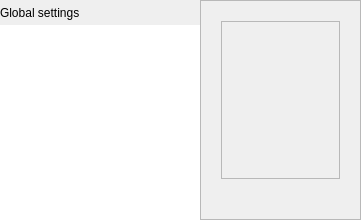
<?xml version="1.0" encoding="UTF-8"?>
<ui version="4.0">
 <class>RgSettingsTab</class>
 <widget class="QWidget" name="RgSettingsTab">
  <property name="geometry">
   <rect>
    <x>0</x>
    <y>0</y>
    <width>361</width>
    <height>220</height>
   </rect>
  </property>
  <property name="minimumSize">
   <size>
    <width>300</width>
    <height>200</height>
   </size>
  </property>
  <property name="windowTitle">
   <string>Settings</string>
  </property>
  <property name="autoFillBackground">
   <bool>false</bool>
  </property>
  <property name="styleSheet">
   <string notr="true"/>
  </property>
  <layout class="QHBoxLayout" name="horizontalLayout">
   <property name="spacing">
    <number>0</number>
   </property>
   <property name="leftMargin">
    <number>0</number>
   </property>
   <property name="topMargin">
    <number>0</number>
   </property>
   <property name="rightMargin">
    <number>0</number>
   </property>
   <property name="bottomMargin">
    <number>0</number>
   </property>
   <item>
    <widget class="QFrame" name="leftFrame">
     <property name="minimumSize">
      <size>
       <width>200</width>
       <height>0</height>
      </size>
     </property>
     <property name="frameShape">
      <enum>QFrame::NoFrame</enum>
     </property>
     <property name="frameShadow">
      <enum>QFrame::Raised</enum>
     </property>
     <layout class="QVBoxLayout" name="verticalLayout_3">
      <property name="spacing">
       <number>0</number>
      </property>
      <property name="leftMargin">
       <number>0</number>
      </property>
      <property name="topMargin">
       <number>0</number>
      </property>
      <property name="rightMargin">
       <number>0</number>
      </property>
      <property name="bottomMargin">
       <number>0</number>
      </property>
      <item>
       <widget class="QLabel" name="globalSettingsLabel">
        <property name="sizePolicy">
         <sizepolicy hsizetype="Fixed" vsizetype="Fixed">
          <horstretch>0</horstretch>
          <verstretch>0</verstretch>
         </sizepolicy>
        </property>
        <property name="minimumSize">
         <size>
          <width>200</width>
          <height>25</height>
         </size>
        </property>
        <property name="maximumSize">
         <size>
          <width>200</width>
          <height>16777215</height>
         </size>
        </property>
        <property name="text">
         <string>Global settings</string>
        </property>
       </widget>
      </item>
      <item>
       <widget class="RgListWidget" name="settingsListWidget">
        <property name="sizePolicy">
         <sizepolicy hsizetype="Preferred" vsizetype="Preferred">
          <horstretch>0</horstretch>
          <verstretch>0</verstretch>
         </sizepolicy>
        </property>
        <property name="minimumSize">
         <size>
          <width>200</width>
          <height>0</height>
         </size>
        </property>
        <property name="focusPolicy">
         <enum>Qt::NoFocus</enum>
        </property>
        <property name="frameShape">
         <enum>QFrame::NoFrame</enum>
        </property>
        <property name="frameShadow">
         <enum>QFrame::Raised</enum>
        </property>
        <property name="horizontalScrollBarPolicy">
         <enum>Qt::ScrollBarAlwaysOff</enum>
        </property>
        <property name="sizeAdjustPolicy">
         <enum>QAbstractScrollArea::AdjustToContentsOnFirstShow</enum>
        </property>
       </widget>
      </item>
     </layout>
    </widget>
   </item>
   <item>
    <widget class="QFrame" name="rightFrame">
     <property name="sizePolicy">
      <sizepolicy hsizetype="Preferred" vsizetype="Preferred">
       <horstretch>0</horstretch>
       <verstretch>0</verstretch>
      </sizepolicy>
     </property>
     <property name="frameShape">
      <enum>QFrame::StyledPanel</enum>
     </property>
     <property name="frameShadow">
      <enum>QFrame::Raised</enum>
     </property>
     <layout class="QVBoxLayout" name="verticalLayout_4">
      <property name="spacing">
       <number>0</number>
      </property>
      <property name="sizeConstraint">
       <enum>QLayout::SetMinimumSize</enum>
      </property>
      <property name="leftMargin">
       <number>20</number>
      </property>
      <property name="topMargin">
       <number>20</number>
      </property>
      <property name="rightMargin">
       <number>20</number>
      </property>
      <property name="bottomMargin">
       <number>20</number>
      </property>
      <item>
       <widget class="QScrollArea" name="scrollArea">
        <property name="sizePolicy">
         <sizepolicy hsizetype="Expanding" vsizetype="MinimumExpanding">
          <horstretch>0</horstretch>
          <verstretch>0</verstretch>
         </sizepolicy>
        </property>
        <property name="sizeAdjustPolicy">
         <enum>QAbstractScrollArea::AdjustIgnored</enum>
        </property>
        <property name="widgetResizable">
         <bool>true</bool>
        </property>
        <property name="alignment">
         <set>Qt::AlignLeading|Qt::AlignLeft|Qt::AlignTop</set>
        </property>
        <widget class="QWidget" name="scrollAreaWidgetContents">
         <property name="geometry">
          <rect>
           <x>0</x>
           <y>0</y>
           <width>117</width>
           <height>156</height>
          </rect>
         </property>
         <property name="sizePolicy">
          <sizepolicy hsizetype="Preferred" vsizetype="Expanding">
           <horstretch>0</horstretch>
           <verstretch>0</verstretch>
          </sizepolicy>
         </property>
         <layout class="QVBoxLayout" name="verticalLayout_2">
          <property name="spacing">
           <number>0</number>
          </property>
          <property name="leftMargin">
           <number>0</number>
          </property>
          <property name="topMargin">
           <number>0</number>
          </property>
          <property name="rightMargin">
           <number>0</number>
          </property>
          <property name="bottomMargin">
           <number>0</number>
          </property>
         </layout>
        </widget>
       </widget>
      </item>
      <item>
       <widget class="RgSettingsButtonsView" name="settingsButtonsView" native="true">
        <property name="minimumSize">
         <size>
          <width>0</width>
          <height>20</height>
         </size>
        </property>
       </widget>
      </item>
     </layout>
    </widget>
   </item>
  </layout>
 </widget>
 <layoutdefault spacing="6" margin="11"/>
 <customwidgets>
  <customwidget>
   <class>RgSettingsButtonsView</class>
   <extends>QWidget</extends>
   <header>rg_settings_buttons_view.h</header>
   <container>1</container>
  </customwidget>
  <customwidget>
   <class>RgListWidget</class>
   <extends>QListWidget</extends>
   <header>rg_list_widget.h</header>
  </customwidget>
 </customwidgets>
 <resources/>
 <connections/>
</ui>
